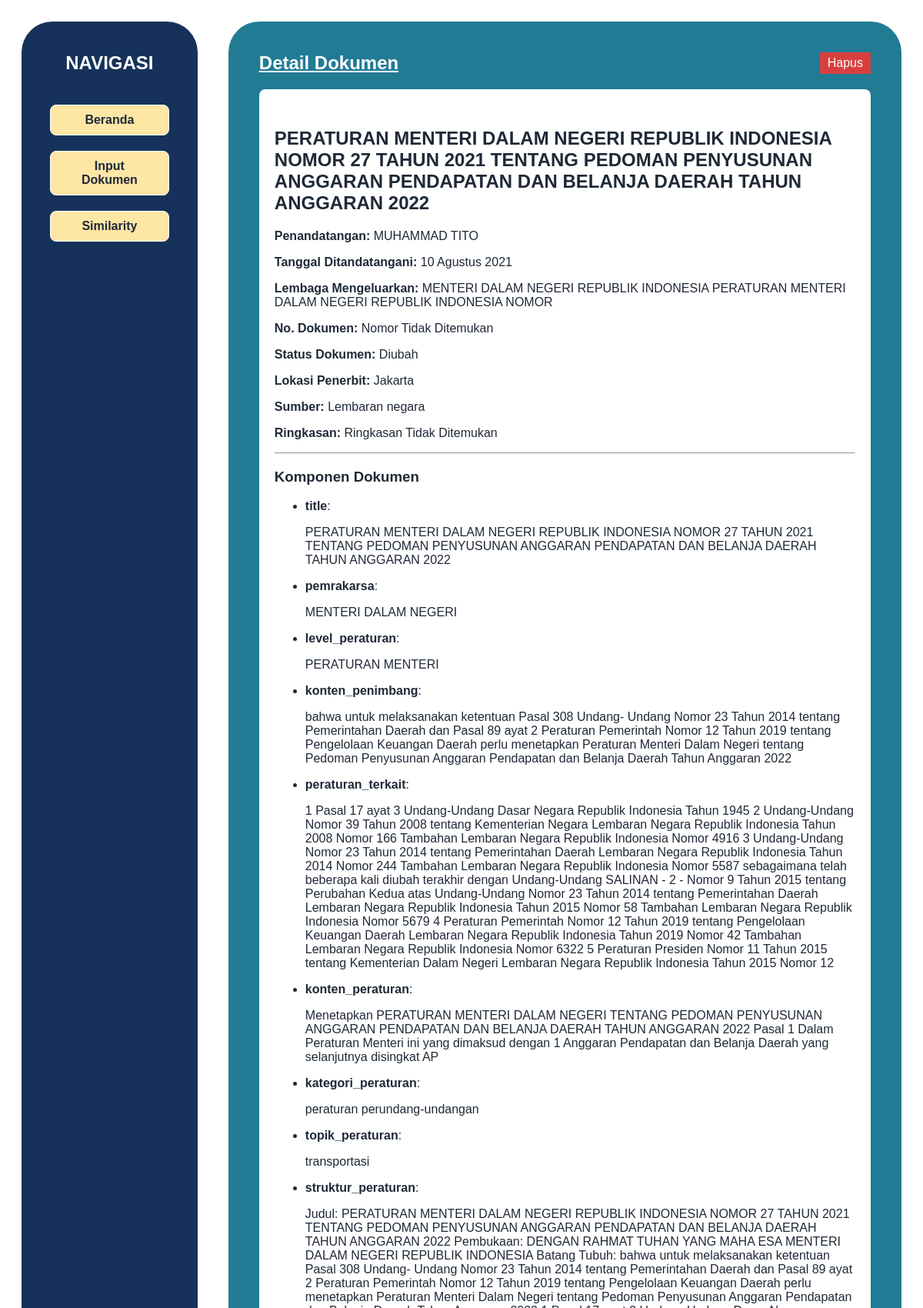
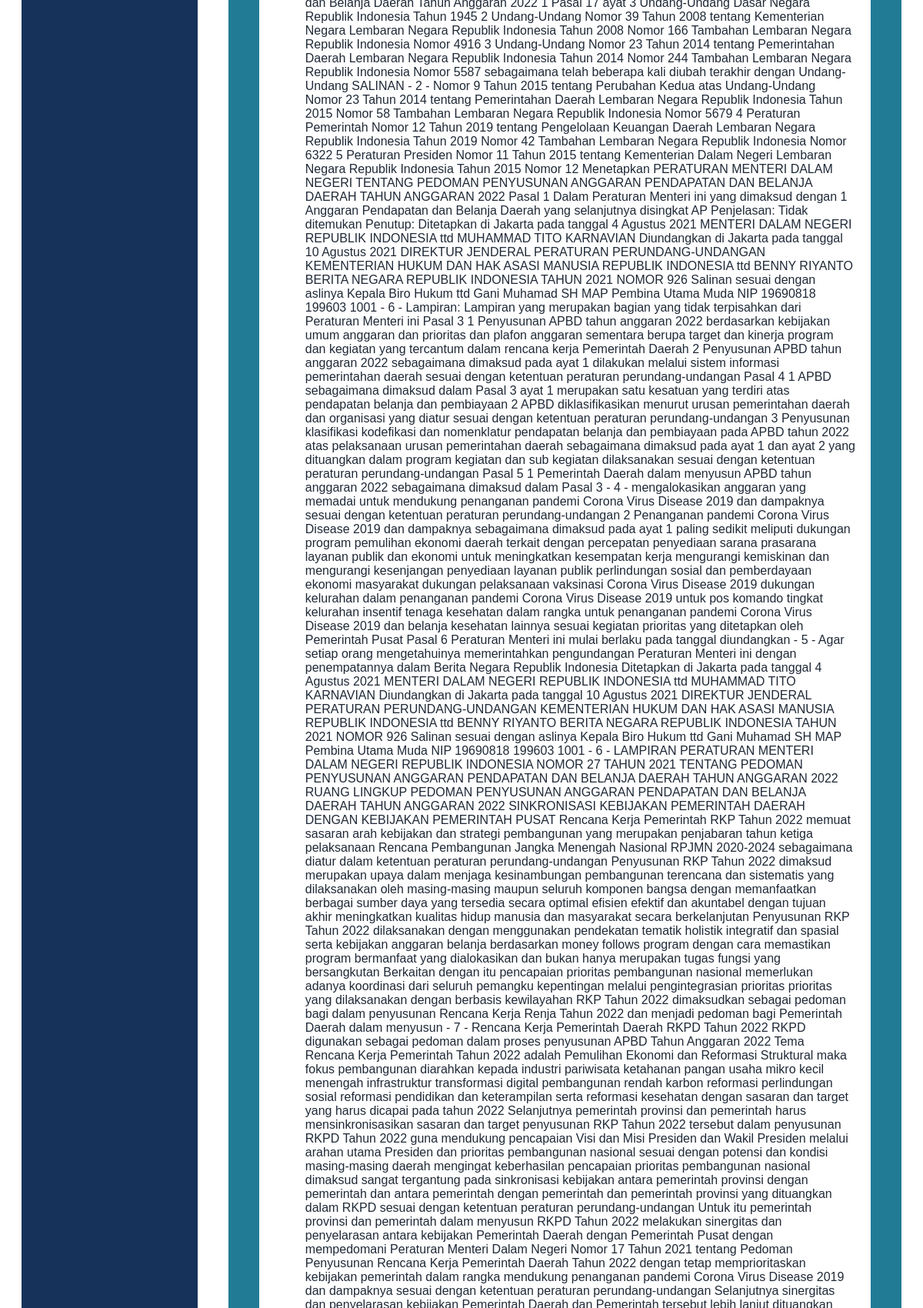
/document/35/ (upper part), run on the app's committed database (2 pictures, top to bottom).
### documents/models.py (models this page shows, shortened)
class Dokumen(models.Model):
    title = models.CharField(max_length=255)
    penandatangan = models.CharField(max_length=255)
    tanggal_ditandatangani = models.CharField(max_length=255)
    lembaga_mengeluarkan = models.CharField(max_length=255)
    no_dokumen = models.CharField(max_length=100)
    status_dokumen = models.CharField(max_length=50)
    lokasi_penerbit = models.CharField(max_length=255)
    sumber = models.TextField()
    ringkasan = models.TextField()

class DokumenKomponen(models.Model):
    dokumen = models.ForeignKey(Dokumen, on_delete=models.CASCADE)
    komponen = models.ForeignKey(Komponen, on_delete=models.CASCADE)
    isi_komponen = models.TextField()

class Komponen(models.Model):
    nama_komponen = models.CharField(max_length=255)

### documents/views.py (the view)
# urls.py: path('document/<int:doc_id>/', views.view_document_new, name='view_document'),
def view_document_new(request, doc_id):
    doc = get_object_or_404(Dokumen, id=doc_id)
    komponen_list = DokumenKomponen.objects.filter(dokumen=doc)
    return render(
        request,
        "view_document_new.html",
        {'doc': doc, 'komponen_list': komponen_list}
    )

### templates/view_document_new.html (shortened to what this page needs)
{% extends 'base.html' %} {% block content %}
<div id="content-detail">
  <div id="content-detail-heading">
    <div id="content-detail-subheading">Detail Dokumen</div>
    <form
      id="delete-form-{{ doc.id }}"
      method="POST"
      action="{% url 'delete_document' doc_id=doc.id %}"
      onsubmit="return confirm('Apakah Anda yakin ingin menghapus dokumen ini?');"
    >
      <button class="content-saved-delete" type="submit">Hapus</button>
    </form>
  </div>
  <div id="content-detail-list">
    <h2>{{ doc.title }}</h2>
    <p><strong>Penandatangan:</strong> {{ doc.penandatangan }}</p>
    <p>
      <strong>Tanggal Ditandatangani:</strong> {{ doc.tanggal_ditandatangani }}
    </p>
    <p><strong>Lembaga Mengeluarkan:</strong> {{ doc.lembaga_mengeluarkan }}</p>
    <p><strong>No. Dokumen:</strong> {{ doc.no_dokumen }}</p>
    <p><strong>Status Dokumen:</strong> {{ doc.status_dokumen }}</p>
    <p><strong>Lokasi Penerbit:</strong> {{ doc.lokasi_penerbit }}</p>
    <p><strong>Sumber:</strong> {{ doc.sumber }}</p>
    <p><strong>Ringkasan:</strong> {{ doc.ringkasan }}</p>
    <hr />
    <div id="content-components">
      <h3>Komponen Dokumen</h3>
      {% if komponen_list %}
      <ul>
        {% for item in komponen_list %}
        <li>
          <strong>{{ item.komponen.nama_komponen }}</strong>:
          <p>{{ item.isi_komponen }}</p>
        </li>
        {% endfor %}
      </ul>
      {% else %}
      <p>Tidak ada komponen terkait.</p>
      {% endif %}
    </div>
  </div>
</div>
{% endblock %}

### static/global.css (style rules this page uses)
* { box-sizing: border-box; }
body { color: #1f2937; padding: 20px; font-family: Arial, sans-serif; }

### static/home.css (style rules this page uses)
.content-saved-delete { background-color: #d84040; color: white; padding: 5px 10px; text-decoration: none; cursor: pointer; display: inline-block; border: none; font-size: 1rem; }

### static/detail.css (style rules this page uses)
#content-detail { padding: 40px; height: 100vh; display: flex; flex-direction: column; }
#content-detail-heading { display: flex; gap: 16px; align-items: center; margin-bottom: 20px; justify-content: space-between; }
#content-detail-subheading { font-size: 1.5rem; font-weight: bold; text-decoration: underline; color: white; }
#content-detail-list { background-color: white; padding: 30px 20px; overflow-y: auto; flex-grow: 1; max-height: 70vh; border-radius: 8px; }

### data on the page
Dokumen: title "PERATURAN MENTERI DALAM NEGERI REPUBLIK INDONESIA NOMOR 27 TAHUN 2021 TENTANG PEDOMAN PENYUSUNAN ANGGARAN PENDAPATAN DAN BELANJA DAERAH TAHUN ANGGARAN 2022", penandatangan "MUHAMMAD TITO", tanggal_ditandatangani "10 Agustus 2021", lembaga_mengeluarkan "MENTERI DALAM NEGERI REPUBLIK INDONESIA PERATURAN MENTERI DALAM NEGERI REPUBLIK INDONESIA NOMOR", no_dokumen "Nomor Tidak Ditemukan", status_dokumen "Diubah", lokasi_penerbit "Jakarta", sumber "Lembaran negara", ringkasan "Ringkasan Tidak Ditemukan"
DokumenKomponen: komponen.nama_komponen "title", isi_komponen "PERATURAN MENTERI DALAM NEGERI REPUBLIK INDONESIA NOMOR 27 TAHUN 2021 TENTANG PEDOMAN PENYUSUNAN ANGGARAN PENDAPATAN DAN BELANJA DAERAH TAHUN ANGGARAN 2022"
DokumenKomponen: komponen.nama_komponen "pemrakarsa", isi_komponen "MENTERI DALAM NEGERI"
DokumenKomponen: komponen.nama_komponen "level_peraturan", isi_komponen "PERATURAN MENTERI"
DokumenKomponen: komponen.nama_komponen "konten_penimbang", isi_komponen "bahwa untuk melaksanakan ketentuan Pasal 308 Undang- Undang Nomor 23 Tahun 2014 tentang Pemerintahan Daerah dan Pasal 89 ayat 2 Peraturan Pemerintah Nomor 12 Tahun 2019 tentang Pengelolaan Keuangan Daerah perlu menetapkan Peraturan Menteri Dalam Negeri tentang Pedoman Penyusunan Anggaran Pendapatan dan Belanja Daerah Tahun Anggaran 2022"
DokumenKomponen: komponen.nama_komponen "peraturan_terkait", isi_komponen "1 Pasal 17 ayat 3 Undang-Undang Dasar Negara Republik Indonesia Tahun 1945 2 Undang-Undang Nomor 39 Tahun 2008 tentang Kementerian Negara Lembaran Negara Republik Indonesia Tahun 2008 Nomor 166 Tambahan Lembaran Negara Republik Indonesia Nomor 4916 3 Undang-Undang Nomor 23 Tahun 2014 tentang Pemerintahan Daerah Lembaran Negara Republik Indonesia Tahun 2014 Nomor 244 Tambahan Lembaran Negara Republik Indonesia Nomor 5587 sebagaimana telah beberapa kali diubah terakhir dengan Undang-Undang SALINAN - 2 - Nomor 9 Tahun 2015 tentang Perubahan Kedua atas Undang-Undang Nomor 23 Tahun 2014 tentang Pemerintahan Daerah Lembaran Negara Republik Indonesia Tahun 2015 Nomor 58 Tambahan Lembaran Negara…"
DokumenKomponen: komponen.nama_komponen "konten_peraturan", isi_komponen "Menetapkan PERATURAN MENTERI DALAM NEGERI TENTANG PEDOMAN PENYUSUNAN ANGGARAN PENDAPATAN DAN BELANJA DAERAH TAHUN ANGGARAN 2022 Pasal 1 Dalam Peraturan Menteri ini yang dimaksud dengan 1 Anggaran Pendapatan dan Belanja Daerah yang selanjutnya disingkat AP"
DokumenKomponen: komponen.nama_komponen "kategori_peraturan", isi_komponen "peraturan perundang-undangan"
DokumenKomponen: komponen.nama_komponen "topik_peraturan", isi_komponen "transportasi"
DokumenKomponen: komponen.nama_komponen "struktur_peraturan"
